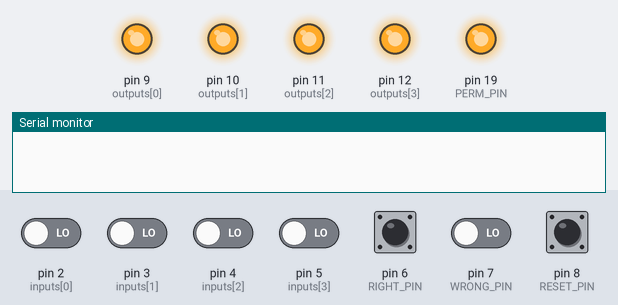
Simulated run of this sketch. Board: Arduino Uno, built with avr-gcc and run on an emulated ATmega328P. Shown: output pins drawn as LEDs (lit = HIGH), the last lines printed to the serial monitor. Inputs (shaded band) come from the test bench; at power-on: pin 2 (inputs[0]), pin 3 (inputs[1]), pin 4 (inputs[2]), pin 5 (inputs[3]), pin 6 (RIGHT_PIN), pin 7 (WRONG_PIN), pin 8 (RESET_PIN) LOW.

Above: at 1.2 s.
1.3 s: pin 2 (inputs[0]) driven HIGH
At 2.3 s:
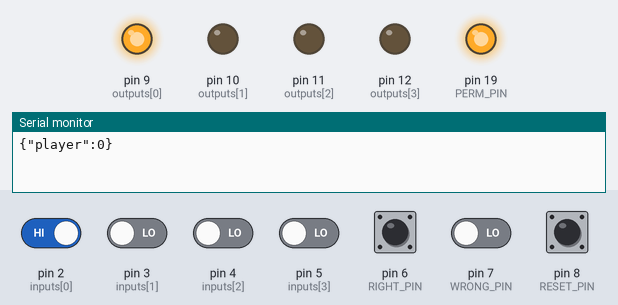
2.8 s: pin 7 (WRONG_PIN) driven HIGH
At 3.4 s:
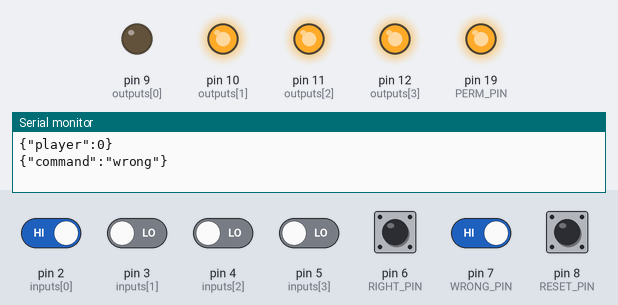
4.3 s: pin 3 (inputs[1]) driven HIGH
At 4.6 s:
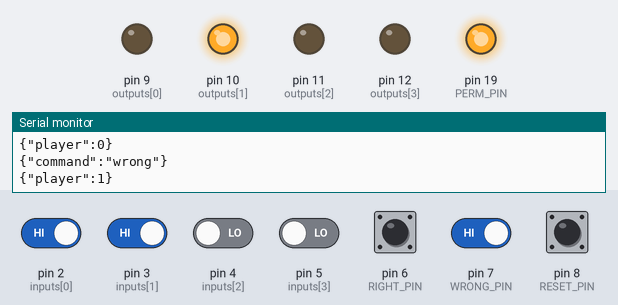
5.8 s: pin 8 (RESET_PIN) pulled HIGH for 0.15 s
At 6.6 s:
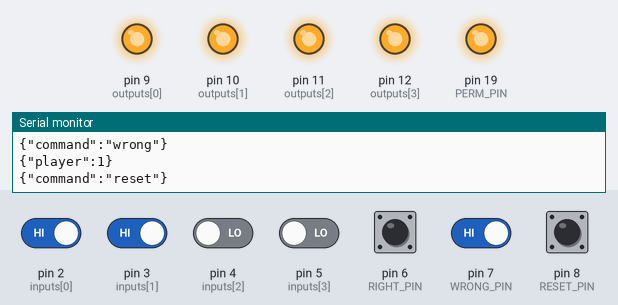
Timing chart, 0 to 8.4 s (numbered marks = the images above; inputs shaded):
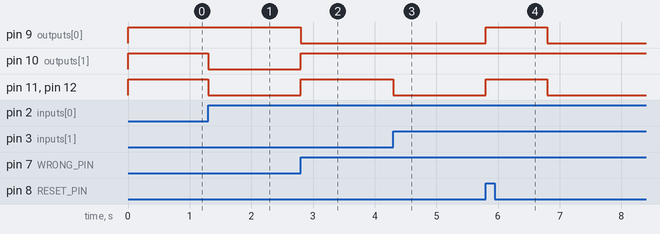

The sketch:

arduino.ino
```cpp
const int buttons = 4;
const int inputs[] = { 2, 3, 4, 5 };
const int outputs[] = { 9, 10, 11, 12 };
const int RIGHT_PIN = 6;
const int WRONG_PIN = 7;
const int RESET_PIN = 8;

const int PERM_PIN = 19;

bool playerStatus[] = { true, true, true, true };  // true for enabled, false for disabled
/*
  0: waiting for player input
  1: waiting for gamemaster input
 */
int status = 0;
int activePlayer = -1;

//button status
bool lastResetButtonState = false;
bool lastWrongButtonState = false;
bool lastRightButtonState = false;


void setup() {
  for (int i = 0; i < buttons; i++) {
    pinMode(inputs[i], INPUT);
    pinMode(outputs[i], OUTPUT);
    digitalWrite(outputs[i], HIGH);
  }
  pinMode(RIGHT_PIN, INPUT);
  pinMode(WRONG_PIN, INPUT);
  pinMode(RESET_PIN, INPUT);
  pinMode(PERM_PIN, OUTPUT);
  digitalWrite(PERM_PIN, HIGH);
  Serial.begin(9600);
}

void loop() {
  // check reset
  bool resetButtonState = digitalRead(RESET_PIN);
  if (resetButtonState == HIGH) {
    if (lastResetButtonState != resetButtonState) {
      resetAll();
      enableAll();
      activePlayer = -1;
      status = 0;
      Serial.println("{\"command\":\"reset\"}");
      delay(1000);
    }
    lastResetButtonState = resetButtonState;
    return;
  }
  lastResetButtonState = resetButtonState;


  // waiting for player inputs
  if (status == 0) {
    for (int i = 0; i < buttons; i++) {
      // if player input, set them active
      if (digitalRead(inputs[i]) == HIGH && playerStatus[i]) {
        disableOthers(outputs[i]);
        activePlayer = i;
        status = 1;
        String player = "{\"player\":" + String(i) + "}";
        Serial.println(player);
      }
    }
  }

  // other gamemaster input
  bool wrongButtonState = digitalRead(WRONG_PIN);
  bool rightButtonState = digitalRead(RIGHT_PIN);
  if (wrongButtonState == HIGH) {
    if (wrongButtonState != lastWrongButtonState) {
      playerStatus[activePlayer] = false;
      status = 0;
      enableAll();
      Serial.println("{\"command\":\"wrong\"}");
      delay(1000);
    }
  } else if (rightButtonState == HIGH) {
    if (rightButtonState != lastRightButtonState) {
      playerStatus[activePlayer] = true;
      status = 0;
      Serial.println("{\"command\":\"correct\"}");
      delay(1000);
    }
  }

  lastWrongButtonState = wrongButtonState;
  lastRightButtonState = rightButtonState;
}

void disableOthers(int in) {
  for (int i = 0; i < buttons; i++) {
    digitalWrite(outputs[i], LOW);
  }
  digitalWrite(in, HIGH);
}

void enableAll() {
  for (int i = 0; i < buttons; i++) {
    digitalWrite(outputs[i], playerStatus[i] ? HIGH : LOW);
  }
}

void resetAll() {
  for (int i = 0; i < buttons; i++) {
    playerStatus[i] = true;
  }
}
```

Measured:
- after the input at 1.3 s, pin 10 (outputs[1]), pin 11 (outputs[2]), pin 12 (outputs[3]): HIGH → LOW at once
- after the input at 2.8 s, pin 9 (outputs[0]): HIGH → LOW at once; pin 10 (outputs[1]), pin 11 (outputs[2]), pin 12 (outputs[3]): LOW → HIGH at once
- after the input at 4.3 s, pin 11 (outputs[2]), pin 12 (outputs[3]): HIGH → LOW at once
- after the input at 5.8 s, pin 9 (outputs[0]), pin 11 (outputs[2]), pin 12 (outputs[3]): LOW → HIGH at once, → LOW 1.0 s later
